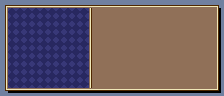

A level layout from a 2D game, rendered from its tile map. Below: a short description, then the map file with its tile-grid data intact:
An orthogonal 28x12 tile map with 8x8 px tiles, 1 tile layer (Tile Layer 1).

<map version="1.9" tiledversion="1.9.2" orientation="orthogonal" renderorder="right-down" width="28" height="12" tilewidth="8" tileheight="8" infinite="0" nextlayerid="2" nextobjectid="1">
 <tileset firstgid="1" name="BobMenuTiles" tilewidth="8" tileheight="8" tilecount="128" columns="16">
  <image source="../../Image/Png/BobMenuTiles.png" width="128" height="64" />
 </tileset>
 <layer id="1" name="Tile Layer 1" width="28" height="12">
  <data encoding="csv">
4,3,3,3,3,3,3,3,3,3,3,3,3,3,3,3,3,3,3,3,3,3,3,3,3,3,3,2147483652,
37,2,2,2,2,2,2,2,2,2,2,49,47,47,47,47,47,47,47,47,47,47,47,47,47,47,47,20,
37,2,2,2,2,2,2,2,2,2,2,49,47,47,47,47,47,47,47,47,47,47,47,47,47,47,47,20,
37,2,2,2,2,2,2,2,2,2,2,49,47,47,47,47,47,47,47,47,47,47,47,47,47,47,47,20,
37,2,2,2,2,2,2,2,2,2,2,49,47,47,47,47,47,47,47,47,47,47,47,47,47,47,47,20,
37,2,2,2,2,2,2,2,2,2,2,49,47,47,47,47,47,47,47,47,47,47,47,47,47,47,47,20,
37,2,2,2,2,2,2,2,2,2,2,49,47,47,47,47,47,47,47,47,47,47,47,47,47,47,47,20,
37,2,2,2,2,2,2,2,2,2,2,49,47,47,47,47,47,47,47,47,47,47,47,47,47,47,47,20,
37,2,2,2,2,2,2,2,2,2,2,49,47,47,47,47,47,47,47,47,47,47,47,47,47,47,47,20,
37,2,2,2,2,2,2,2,2,2,2,49,47,47,47,47,47,47,47,47,47,47,47,47,47,47,47,20,
37,2,2,2,2,2,2,2,2,2,2,49,47,47,47,47,47,47,47,47,47,47,47,47,47,47,47,20,
1073741828,24,24,24,24,24,24,24,24,24,24,24,24,24,24,24,24,24,24,24,24,24,24,24,24,24,24,25
</data>
 </layer>
</map>